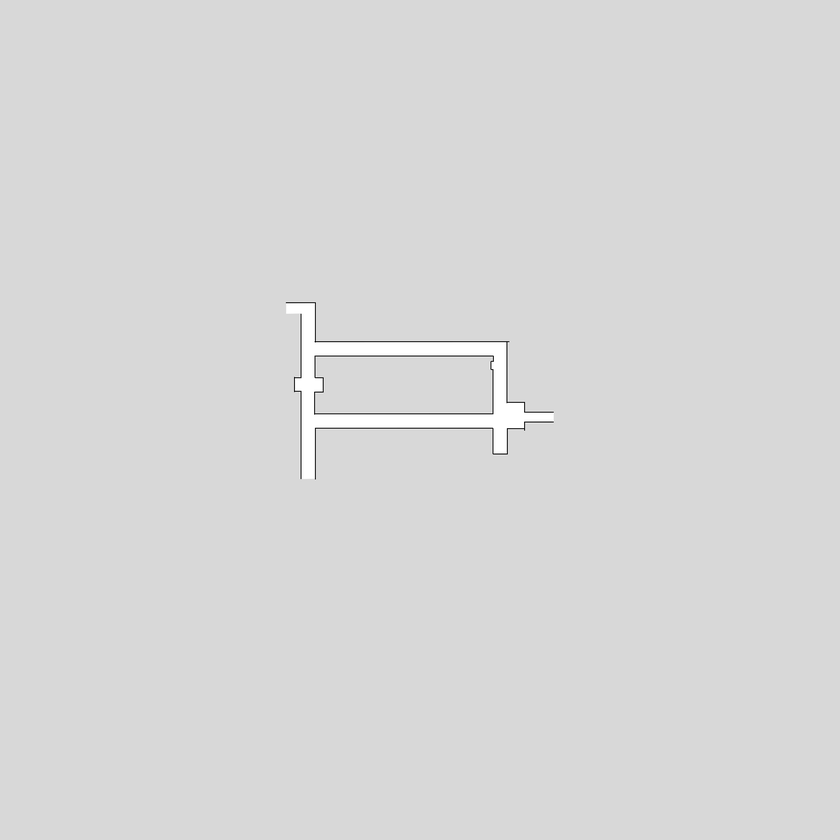
#> input picture src/rcauto_sim_pkg/mapas/levine/levine1.png, 840 x 840 px, shrunk from 2048 x 2048 before the run, found by its file name
$ python generador_mapas.py
#> lines starting #> are read from the running program, lines starting #| are printed output that depends on the picture; after the words box and inside, x2 and y2 are one past the last pixel; in counts of white or black regions, pixels touching at a corner belong together
import cv2
import numpy as np
import os
import matplotlib.pyplot as plt
from mpl_toolkits.mplot3d import Axes3D

def previsualizar_mapa(img_bin, scale=0.05, wall_height=1.5, wall_thickness=0.01):
    fig = plt.figure(figsize=(10, 8))
    ax = fig.add_subplot(111, projection='3d')

    height, width = img_bin.shape
    map_width_m = width * scale
    map_height_m = height * scale

    for y in range(height):
        x = 0
        while x < width:
            if img_bin[y, x] == 255:
                start_x = x
                while x < width and img_bin[y, x] == 255:
                    x += 1
                end_x = x

                length = (end_x - start_x) * scale
                center_x = ((start_x + end_x) / 2) * scale - (map_width_m / 2)
                center_y = (height - y) * scale - (map_height_m / 2)

                ax.bar3d(center_x, center_y, 0, length, wall_thickness, wall_height,
                         color='gray', edgecolor='black', alpha=0.8)
            else:
                x += 1

    ax.set_xlabel('X (m)')
    ax.set_ylabel('Y (m)')
    ax.set_zlabel('Altura (m)')
    ax.set_title("Previsualización del Mapa 3D (centrado en origen)")
    plt.tight_layout()
    plt.show()


def mapa_2d_a_3d(input_map_path, output_world_path, scale=0.05, wall_height=1.5, wall_thickness=0.05):
#> called with scale = 0.05, wall_height = 1.5, wall_thickness = 0.05
    img = cv2.imread(input_map_path, cv2.IMREAD_GRAYSCALE)
#> img is the input picture: shape (840, 840); min 0, max 255, mean 216.1
    _, img_bin = cv2.threshold(img, 127, 255, cv2.THRESH_BINARY_INV)
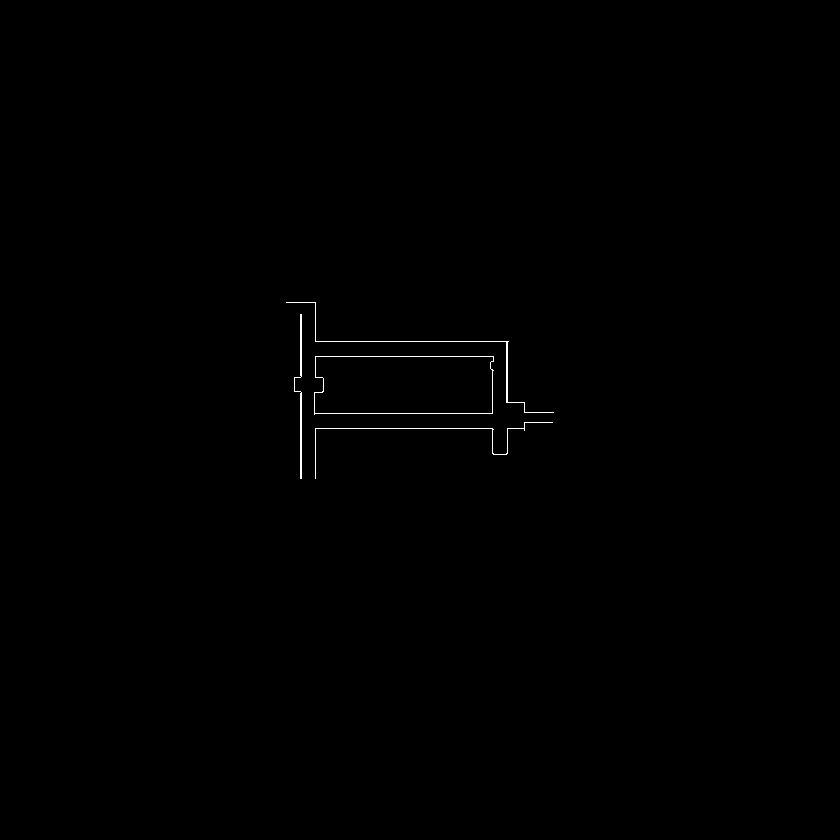
#> img_bin: shape (840, 840); 0.23% white in thin lines or dots, all inside (x1, y1, x2, y2) = (286, 302, 554, 479)

    height, width = img_bin.shape
#> height = 840; width = 840
    map_width_m = width * scale
#> map_width_m = 42
    map_height_m = height * scale
#> map_height_m = 42
    sdf_blocks = ""

    block_id = 0

    for y in range(height):
        x = 0
        while x < width:
            if img_bin[y, x] == 255:
                start_x = x
                while x < width and img_bin[y, x] == 255:
                    x += 1
                end_x = x

                length = (end_x - start_x) * scale
                center_x = ((start_x + end_x) / 2) * scale - (map_width_m / 2)
                center_y = (height - y) * scale - (map_height_m / 2)

                sdf_blocks += f"""
      <collision name='collision_{block_id}'>
        <pose>{center_x} {center_y} {wall_height / 2} 0 0 0</pose>
        <geometry>
          <box>
            <size>{length} {wall_thickness} {wall_height}</size>
          </box>
        </geometry>
      </collision>
      <visual name='visual_{block_id}'>
        <pose>{center_x} {center_y} {wall_height / 2} 0 0 0</pose>
        <geometry>
          <box>
            <size>{length} {wall_thickness} {wall_height}</size>
          </box>
        </geometry>
        <material>
          <ambient>0.3 0.3 0.3 1</ambient>
          <diffuse>0.7 0.7 0.7 1</diffuse>
        </material>
      </visual>
                """
                block_id += 1
            else:
                x += 1
#> after the loop, block_id = 502

    world_template = f"""<?xml version='1.0'?>
<sdf version='1.7'>
  <world name='default'>
    <include>
      <uri>model://ground_plane</uri>
    </include>
    <include>
      <uri>model://sun</uri>
    </include>

    <model name="map_model">
      <static>true</static>
      <link name="map_link">
        {sdf_blocks}
      </link>
    </model>

  </world>
</sdf>
"""

    with open(output_world_path, "w") as f:
        f.write(world_template)

    print(f"Mundo generado: {output_world_path} con modelo único")

    # Mostrar previsualización 3D centrada
    previsualizar_mapa(img_bin, scale, wall_height, wall_thickness)
#> in previsualizar_mapa, `plt.show()`:
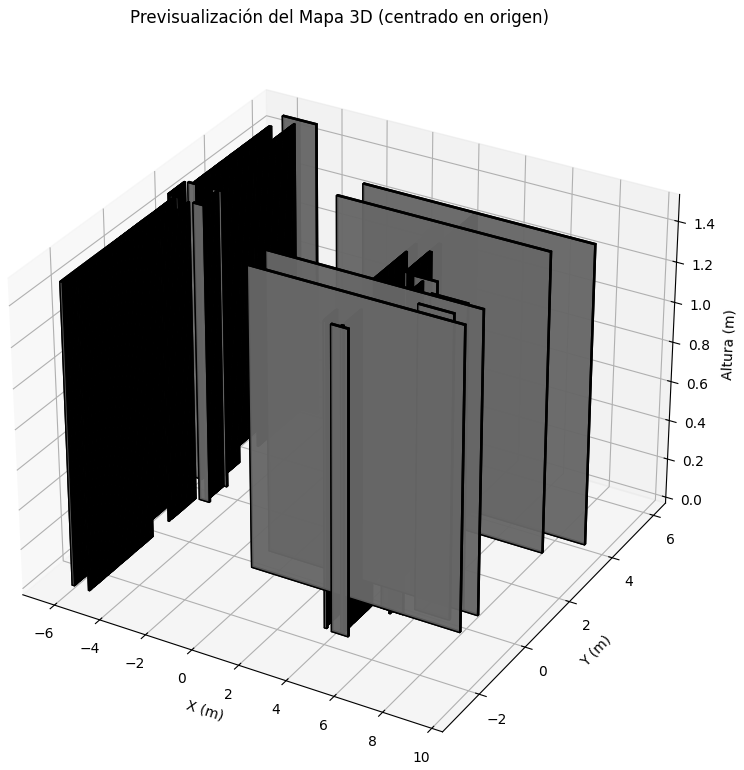
#> figure drawn by matplotlib, 1 panel


# EJEMPLO DE USO
if __name__ == "__main__":
    ruta_mapa_2d = "/home/spech/tfm_ws/src/rcauto_sim_pkg/mapas/levine/levine1.png"        # Ruta de entrada
    ruta_salida_3d = "/home/spech/tfm_ws/src/rcauto_sim_pkg/worlds/levine1.world"  # Ruta de salida

    mapa_2d_a_3d(ruta_mapa_2d, ruta_salida_3d)

$ run again, with src/rcauto_sim_pkg/mapas/levine/levine2.png copied over src/rcauto_sim_pkg/mapas/levine/levine1.png
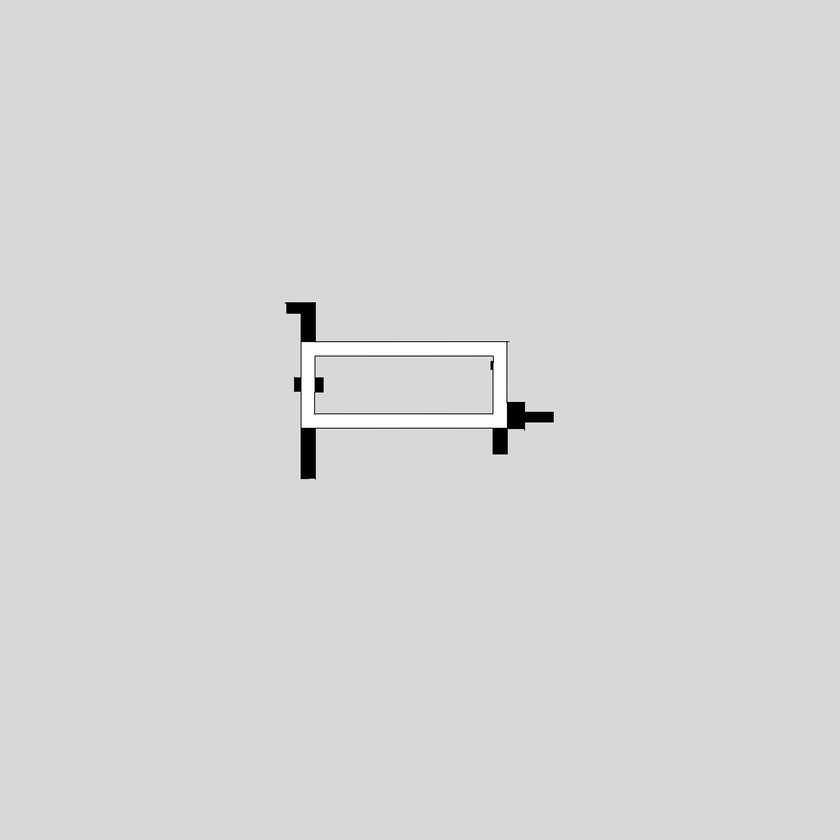
#> input picture src/rcauto_sim_pkg/mapas/levine/levine2.png, 840 x 840 px, shrunk from 2048 x 2048 before the run, found by its file name
#> in mapa_2d_a_3d, img is the input picture: shape (840, 840); min 0, max 255, mean 215.2
#> in mapa_2d_a_3d, `_, img_bin = cv2.threshold(img, 127, 255, cv2.THRESH_BINARY_INV)`:
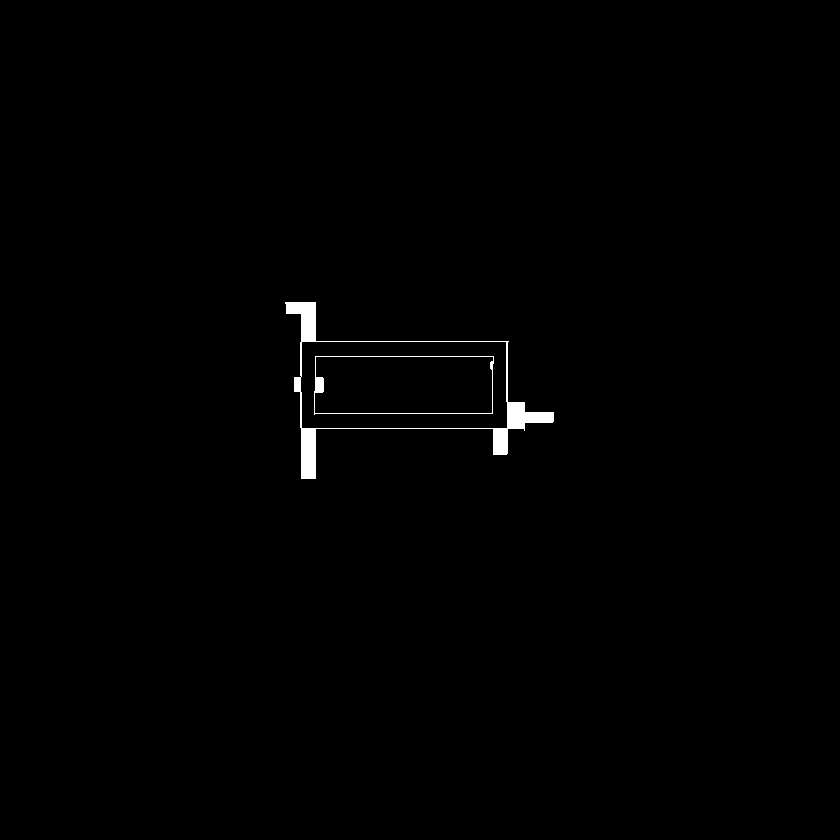
#> img_bin: shape (840, 840); 0.58% white; 2 white regions, box (x1, y1, x2, y2) and area: (285, 302, 554, 479) 3492, (314, 356, 494, 415) 618
#> in previsualizar_mapa, `plt.show()`:
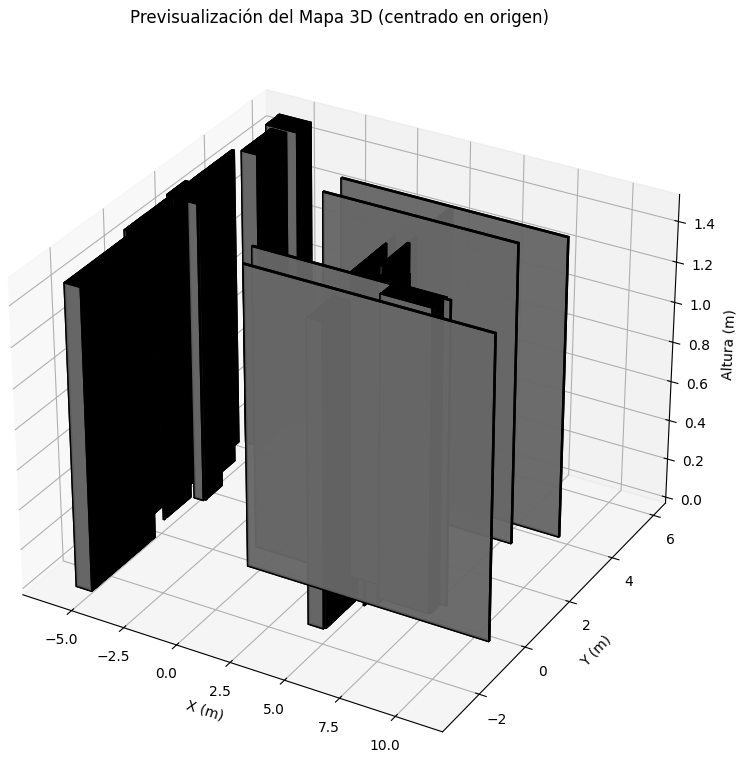
#> figure drawn by matplotlib, 1 panel
